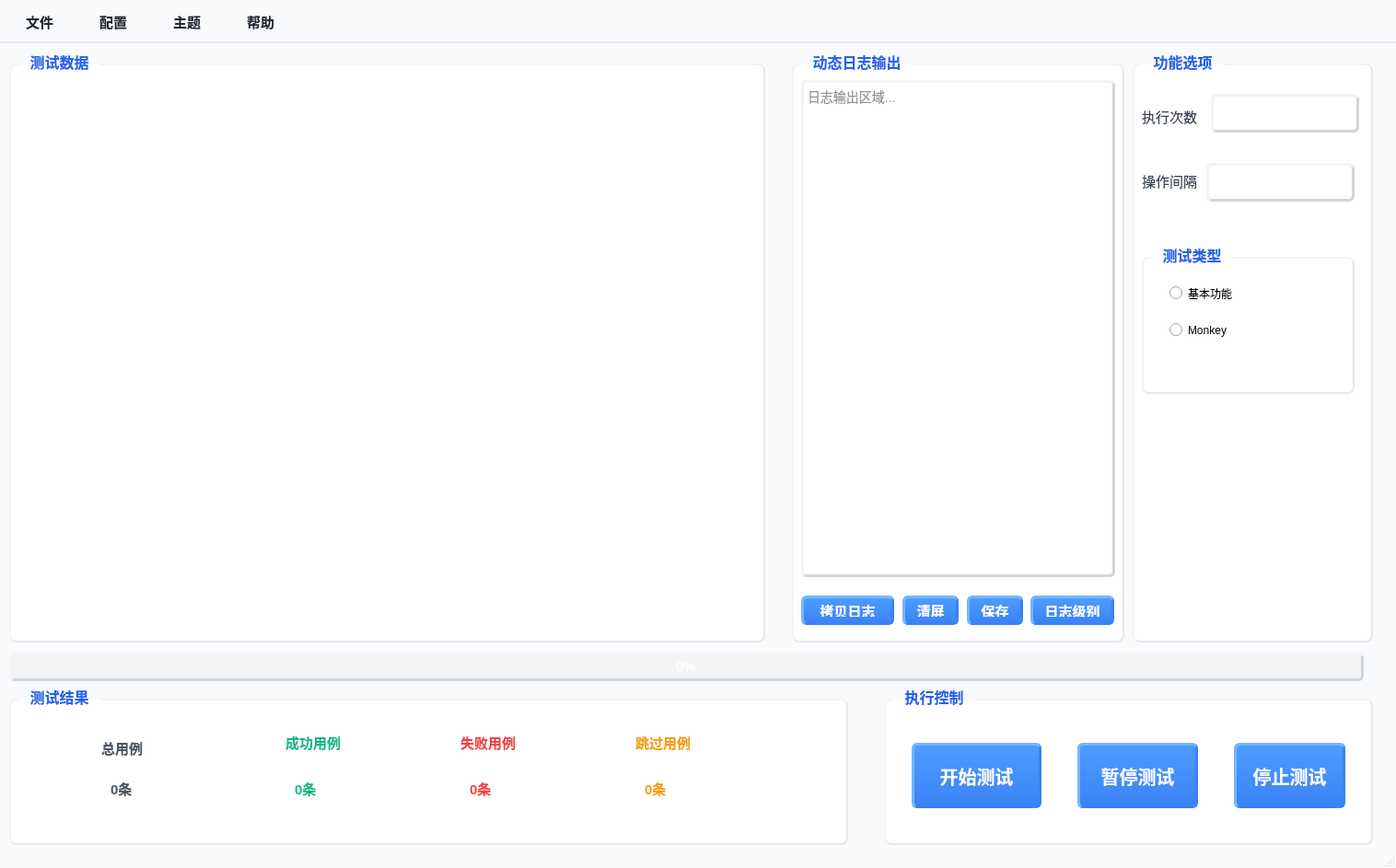
<?xml version="1.0" encoding="UTF-8"?>
<ui version="4.0">
 <class>main_window</class>
 <widget class="QMainWindow" name="main_window">
  <property name="geometry">
   <rect>
    <x>0</x>
    <y>0</y>
    <width>1516</width>
    <height>943</height>
   </rect>
  </property>
  <property name="sizePolicy">
   <sizepolicy hsizetype="Fixed" vsizetype="Fixed">
    <horstretch>0</horstretch>
    <verstretch>0</verstretch>
   </sizepolicy>
  </property>
  <property name="windowTitle">
   <string>服务器自动化测试界面</string>
  </property>
  <property name="styleSheet">
   <string notr="true">
/* 主窗口基础样式 */
QMainWindow {background-color: #f9fafb;}

/* 分组框样式（保持原有） */
QGroupBox {
    font-size: 16px;
    font-weight: 600;
    color: #1f2937;
    border: 2px solid #e5e7eb;
    border-top-color: #f3f4f6;
    border-left-color: #f3f4f6;
    border-radius: 8px;
    margin-top: 12px;
    background-color: #ffffff;
    padding-top: 8px;
}
QGroupBox::title {
    subcontrol-origin: margin;
    left: 10px;
    padding: 0 10px;
    color: #2563eb;
    font-size: 17px;
    font-weight: 700;
}

/* 按钮样式（保持原有） */
QPushButton {
    background: qlineargradient(x1:0,y1:0,x2:0,y2:1,stop:0 #4d9eff,stop:1 #3b82f6);
    color: white;
    border: 3px solid;
    border-color: #73b6ff #3b82f6 #3b82f6 #73b6ff;
    border-radius: 6px;
    padding: 6px 12px;
    font-size: 15px;
    font-weight: 500;
}
QPushButton:hover {
    background: qlineargradient(x1:0,y1:0,x2:0,y2:1,stop:0 #73b6ff,stop:1 #4d9eff);
    border-color: #99ccff #4d9eff #4d9eff #99ccff;
}
QPushButton:pressed {
    background: qlineargradient(x1:0,y1:0,x2:0,y2:1,stop:0 #2563eb,stop:1 #1e40af);
    border-color: #2563eb #4d9eff #4d9eff #2563eb;
    padding-left: 8px;
    padding-top: 8px;
}
QPushButton#start_test_btn, QPushButton#pause_test_btn, QPushButton#stop_test_btn {
    font-size: 20px;
    font-weight: 600;
}

/* 标签样式（保持原有） */
QLabel {
    font-size: 15px;
    color: #374151;
}
QLabel#total_case_label, QLabel#total_case_value {color: #4b5563; font-weight: 600;}
QLabel#success_case_label, QLabel#success_case_value {color: #10b981; font-weight: 600;}
QLabel#fail_case_label, QLabel#fail_case_value {color: #ef4444; font-weight: 600;}
QLabel#skip_case_label, QLabel#skip_case_value {color: #f59e0b; font-weight: 600;}

/* 下拉框样式（保持原有） */
QComboBox {
    border: 3px solid;
    border-color: #f3f4f6 #d1d5db #d1d5db #f3f4f6;
    border-radius: 6px;
    padding: 4px 8px;
    background-color: white;
    min-height: 28px;
    font-size: 15px;
}
QComboBox::drop-down {border: none;}
QComboBox::down-arrow {width: 14px; height: 14px;}
QComboBox QAbstractItemView {
    border: 3px solid #3b82f6;
    border-color: #73b6ff #3b82f6 #3b82f6 #73b6ff;
    border-radius: 6px;
    background-color: white;
    selection-background-color: #e6f2ff;
    selection-color: #2563eb;
    font-size: 15px;
}

/* 复选框样式（优化：匹配整体风格+解决贴边） */
QCheckBox {
    font-size: 15px;
    color: #374151;
    padding: 8px 12px;
    margin: 4px 0;
    border-radius: 6px;
}
QCheckBox::indicator {
    width: 20px;
    height: 20px;
    border: 3px solid;
    border-color: #f3f4f6 #d1d5db #d1d5db #f3f4f6;
    border-radius: 4px;
    background-color: white;
    margin-right: 8px;
}
QCheckBox::indicator:checked {background-color: #3b82f6;}
QCheckBox::indicator:hover {
    border-color: #d1d5db #9ca3af #9ca3af #d1d5db;
}
/* 端口列表复选框特殊样式 */
QCheckBox#port_checkbox {
    background-color: #ffffff;
    border: 1px solid #e5e7eb;
}
QCheckBox#port_checkbox:hover {
    background-color: #f9fafb;
    border-color: #d1d5db;
}

/* 表格样式（保持原有） */
QTableWidget {
    border: 3px solid;
    border-color: #f3f4f6 #d1d5db #d1d5db #f3f4f6;
    border-radius: 6px;
    background-color: white;
    gridline-color: #e5e7eb;
    font-size: 15px;
    stretch: 1;
}
QTableWidget::item {padding: 20px;}
QTableWidget::item:selected {
    background-color: #e6f2ff;
    color: #2563eb;
}
QHeaderView::section {
    background: qlineargradient(x1:0,y1:0,x2:0,y2:1,stop:0 #f3f4f6,stop:1 #e5e7eb);
    border: none;
    border-bottom: 2px solid #d1d5db;
    padding: 8px;
    font-weight: 600;
    color: #2563eb;
    border-radius: 4px;
    font-size: 15px;
}

/* 日志框样式（保持原有） */
QTextEdit#log_text_edit {
    border: 3px solid;
    border-color: #f3f4f6 #d1d5db #d1d5db #f3f4f6;
    border-radius: 6px;
    background-color: #ffffff;
    font-family: &quot;Consolas&quot;, &quot;Monaco&quot;, monospace;
    font-size: 14px;
    color: #1f2937;
}

/* 进度条样式（保持原有） */
QProgressBar {
    border: 3px solid;
    border-color: #f3f4f6 #d1d5db #d1d5db #f3f4f6;
    border-radius: 6px;
    text-align: center;
    background-color: #f3f4f6;
    font-size: 15px;
    color: #ffffff;
    font-weight: 600;
}
QProgressBar::chunk {
    background: qlineargradient(x1:0,y1:0,x2:1,y2:0,stop:0 #4d9eff,stop:1 #3b82f6);
    border-radius: 4px;
    border: 1px solid #3b82f6;
}

/* ========== 重点优化：菜单栏样式 ========== */
QMenuBar {
    background-color: #f9fafb;
    border-bottom: 2px solid #e5e7eb;
    font-size: 15px;
    font-weight: 500;
    color: #1f2937;
}
QMenuBar::item {
    padding: 8px 18px;
    margin: 2px;
    border-radius: 6px;
    color: #1f2937;
    background-color: transparent;
    border: 2px solid transparent;
}
QMenuBar::item:selected {
    background: qlineargradient(x1:0,y1:0,x2:0,y2:1,stop:0 #4d9eff,stop:1 #3b82f6);
    color: white;
    border-color: #73b6ff #3b82f6 #3b82f6 #73b6ff;
}
QMenu {
    background-color: #ffffff;
    border: 2px solid #e5e7eb;
    border-radius: 8px;
    padding: 8px 0;
    font-size: 15px;
    color: #1f2937;
}
QMenu::item {
    padding: 8px 28px;
    margin: 0 4px;
    border-radius: 6px;
    color: #1f2937;
    border: 2px solid transparent;
}
QMenu::item:selected {
    background: qlineargradient(x1:0,y1:0,x2:0,y2:1,stop:0 #4d9eff,stop:1 #3b82f6);
    color: white;
    border-color: #73b6ff #3b82f6 #3b82f6 #73b6ff;
}
QMenu::separator {
    height: 2px;
    background-color: #e5e7eb;
    margin: 6px 10px;
}

///* ========== 端口列表滚动区域样式 ========== */
//QScrollArea#port_scroll_area {
//    border: none;
//    background-color: transparent;
//}
//QScrollArea#port_scroll_area QWidget#scroll_content_widget {
//    border: 2px solid #e5e7eb;
//    border-radius: 8px;
//    background-color: #ffffff;
//    padding: 10px;
//}
//QScrollBar:vertical {
//    width: 8px;
//    background-color: #f3f4f6;
//    border-radius: 4px;
//    margin: 0 2px;
//}
//QScrollBar::handle:vertical {
//    background-color: #d1d5db;
//    border-radius: 4px;
//    min-height: 30px;
//}
//QScrollBar::handle:vertical:hover {
//    background-color: #9ca3af;
//}
//QScrollBar::add-line:vertical, QScrollBar::sub-line:vertical {
//    height: 0;
//}
   </string>
  </property>
  <widget class="QWidget" name="central_widget">
   <widget class="QGroupBox" name="test_data_group">
    <property name="geometry">
     <rect>
      <x>10</x>
      <y>10</y>
      <width>821</width>
      <height>641</height>
     </rect>
    </property>
    <property name="title">
     <string>测试数据</string>
    </property>
   </widget>
   <widget class="QGroupBox" name="log_output_group">
    <property name="geometry">
     <rect>
      <x>860</x>
      <y>10</y>
      <width>361</width>
      <height>641</height>
     </rect>
    </property>
    <property name="title">
     <string>动态日志输出</string>
    </property>
    <widget class="QTextEdit" name="log_text_edit">
     <property name="geometry">
      <rect>
       <x>10</x>
       <y>30</y>
       <width>341</width>
       <height>540</height>
      </rect>
     </property>
     <property name="readOnly">
      <bool>true</bool>
     </property>
     <property name="placeholderText">
      <string>日志输出区域...</string>
     </property>
    </widget>
    <widget class="QPushButton" name="log_copy_btn">
     <property name="geometry">
      <rect>
       <x>10</x>
       <y>590</y>
       <width>101</width>
       <height>32</height>
      </rect>
     </property>
     <property name="text">
      <string>拷贝日志</string>
     </property>
    </widget>
    <widget class="QPushButton" name="log_clear_btn">
     <property name="geometry">
      <rect>
       <x>120</x>
       <y>590</y>
       <width>61</width>
       <height>32</height>
      </rect>
     </property>
     <property name="text">
      <string>清屏</string>
     </property>
    </widget>
    <widget class="QPushButton" name="log_save_btn">
     <property name="geometry">
      <rect>
       <x>190</x>
       <y>590</y>
       <width>61</width>
       <height>32</height>
      </rect>
     </property>
     <property name="text">
      <string>保存</string>
     </property>
    </widget>
    <widget class="QPushButton" name="log_level_btn">
     <property name="geometry">
      <rect>
       <x>259</x>
       <y>590</y>
       <width>91</width>
       <height>32</height>
      </rect>
     </property>
     <property name="text">
      <string>日志级别</string>
     </property>
    </widget>
   </widget>
   <widget class="QGroupBox" name="function_option_group">
    <property name="geometry">
     <rect>
      <x>1230</x>
      <y>10</y>
      <width>261</width>
      <height>641</height>
     </rect>
    </property>
    <property name="title">
     <string>功能选项</string>
    </property>
    <widget class="QLabel" name="execute_times_label">
     <property name="geometry">
      <rect>
       <x>10</x>
       <y>60</y>
       <width>69</width>
       <height>19</height>
      </rect>
     </property>
     <property name="text">
      <string>执行次数</string>
     </property>
    </widget>
    <widget class="QComboBox" name="execute_times_combo">
     <property name="geometry">
      <rect>
       <x>85</x>
       <y>45</y>
       <width>161</width>
       <height>42</height>
      </rect>
     </property>
    </widget>
    <widget class="QLabel" name="operate_interval_label">
     <property name="geometry">
      <rect>
       <x>10</x>
       <y>130</y>
       <width>69</width>
       <height>19</height>
      </rect>
     </property>
     <property name="text">
      <string>操作间隔</string>
     </property>
    </widget>
    <widget class="QComboBox" name="operate_interval_combo">
     <property name="geometry">
      <rect>
       <x>80</x>
       <y>120</y>
       <width>161</width>
       <height>42</height>
      </rect>
     </property>
    </widget>
    <widget class="QGroupBox" name="groupBox">
     <property name="geometry">
      <rect>
       <x>10</x>
       <y>210</y>
       <width>231</width>
       <height>161</height>
      </rect>
     </property>
     <property name="title">
      <string>测试类型</string>
     </property>
     <widget class="QRadioButton" name="funtion_radio_button">
      <property name="geometry">
       <rect>
        <x>30</x>
        <y>40</y>
        <width>118</width>
        <height>23</height>
       </rect>
      </property>
      <property name="text">
       <string>基本功能</string>
      </property>
     </widget>
     <widget class="QRadioButton" name="monkey_radio_button">
      <property name="geometry">
       <rect>
        <x>30</x>
        <y>80</y>
        <width>118</width>
        <height>23</height>
       </rect>
      </property>
      <property name="text">
       <string>Monkey</string>
      </property>
     </widget>
    </widget>
   </widget>
   <widget class="QProgressBar" name="test_progress_bar">
    <property name="geometry">
     <rect>
      <x>10</x>
      <y>662</y>
      <width>1471</width>
      <height>31</height>
     </rect>
    </property>
    <property name="value">
     <number>0</number>
    </property>
   </widget>
   <widget class="QGroupBox" name="test_result_group">
    <property name="geometry">
     <rect>
      <x>10</x>
      <y>700</y>
      <width>911</width>
      <height>171</height>
     </rect>
    </property>
    <property name="title">
     <string>测试结果</string>
    </property>
    <widget class="QLabel" name="total_case_label">
     <property name="geometry">
      <rect>
       <x>100</x>
       <y>50</y>
       <width>71</width>
       <height>31</height>
      </rect>
     </property>
     <property name="font">
      <font>
       <pointsize>-1</pointsize>
       <fontweight>DemiBold</fontweight>
      </font>
     </property>
     <property name="text">
      <string>总用例</string>
     </property>
    </widget>
    <widget class="QLabel" name="total_case_value">
     <property name="geometry">
      <rect>
       <x>110</x>
       <y>100</y>
       <width>69</width>
       <height>19</height>
      </rect>
     </property>
     <property name="text">
      <string>0条</string>
     </property>
    </widget>
    <widget class="QLabel" name="success_case_label">
     <property name="geometry">
      <rect>
       <x>300</x>
       <y>50</y>
       <width>69</width>
       <height>19</height>
      </rect>
     </property>
     <property name="text">
      <string>成功用例</string>
     </property>
    </widget>
    <widget class="QLabel" name="success_case_value">
     <property name="geometry">
      <rect>
       <x>310</x>
       <y>100</y>
       <width>69</width>
       <height>19</height>
      </rect>
     </property>
     <property name="text">
      <string>0条</string>
     </property>
    </widget>
    <widget class="QLabel" name="fail_case_label">
     <property name="geometry">
      <rect>
       <x>490</x>
       <y>50</y>
       <width>69</width>
       <height>19</height>
      </rect>
     </property>
     <property name="text">
      <string>失败用例</string>
     </property>
    </widget>
    <widget class="QLabel" name="fail_case_value">
     <property name="geometry">
      <rect>
       <x>500</x>
       <y>100</y>
       <width>69</width>
       <height>19</height>
      </rect>
     </property>
     <property name="text">
      <string>0条</string>
     </property>
    </widget>
    <widget class="QLabel" name="skip_case_label">
     <property name="geometry">
      <rect>
       <x>680</x>
       <y>50</y>
       <width>69</width>
       <height>19</height>
      </rect>
     </property>
     <property name="text">
      <string>跳过用例</string>
     </property>
    </widget>
    <widget class="QLabel" name="skip_case_value">
     <property name="geometry">
      <rect>
       <x>690</x>
       <y>100</y>
       <width>69</width>
       <height>19</height>
      </rect>
     </property>
     <property name="text">
      <string>0条</string>
     </property>
    </widget>
   </widget>
   <widget class="QGroupBox" name="execute_control_group">
    <property name="geometry">
     <rect>
      <x>960</x>
      <y>700</y>
      <width>531</width>
      <height>171</height>
     </rect>
    </property>
    <property name="title">
     <string>执行控制</string>
    </property>
    <widget class="QPushButton" name="start_test_btn">
     <property name="geometry">
      <rect>
       <x>30</x>
       <y>60</y>
       <width>141</width>
       <height>71</height>
      </rect>
     </property>
     <property name="text">
      <string>开始测试</string>
     </property>
    </widget>
    <widget class="QPushButton" name="pause_test_btn">
     <property name="geometry">
      <rect>
       <x>210</x>
       <y>60</y>
       <width>131</width>
       <height>71</height>
      </rect>
     </property>
     <property name="text">
      <string>暂停测试</string>
     </property>
    </widget>
    <widget class="QPushButton" name="stop_test_btn">
     <property name="geometry">
      <rect>
       <x>380</x>
       <y>60</y>
       <width>121</width>
       <height>71</height>
      </rect>
     </property>
     <property name="text">
      <string>停止测试</string>
     </property>
    </widget>
   </widget>
  </widget>
  <widget class="QMenuBar" name="menu_bar">
   <property name="geometry">
    <rect>
     <x>0</x>
     <y>0</y>
     <width>1516</width>
     <height>44</height>
    </rect>
   </property>
   <property name="nativeMenuBar">
    <bool>false</bool>
   </property>
   <widget class="QMenu" name="menu_file">
    <property name="title">
     <string>文件</string>
    </property>
    <addaction name="action_loadScript"/>
    <addaction name="separator"/>
    <addaction name="action_exportReport"/>
    <addaction name="separator"/>
    <addaction name="action_exit"/>
   </widget>
   <widget class="QMenu" name="menu_config">
    <property name="title">
     <string>配置</string>
    </property>
    <addaction name="action_viewConfigFile"/>
    <addaction name="separator"/>
    <addaction name="action_editConfigFile"/>
   </widget>
   <widget class="QMenu" name="menu_theme">
    <property name="title">
     <string>主题</string>
    </property>
    <addaction name="action_blackTheme"/>
    <addaction name="separator"/>
    <addaction name="action_greenTheme"/>
    <addaction name="separator"/>
    <addaction name="action_defaultTheme"/>
   </widget>
   <widget class="QMenu" name="menu_help">
    <property name="title">
     <string>帮助</string>
    </property>
    <addaction name="action_about"/>
   </widget>
   <addaction name="menu_file"/>
   <addaction name="menu_config"/>
   <addaction name="menu_theme"/>
   <addaction name="menu_help"/>
  </widget>
  <widget class="QStatusBar" name="status_bar"/>
  <action name="action_loadScript">
   <property name="text">
    <string>加载脚本</string>
   </property>
   <property name="iconText">
    <string notr="true">加载脚本</string>
   </property>
   <property name="toolTip">
    <string notr="true">加载脚本</string>
   </property>
   <property name="shortcut">
    <string>Ctrl+N</string>
   </property>
  </action>
  <action name="action_exportReport">
   <property name="text">
    <string>输出报告</string>
   </property>
   <property name="shortcut">
    <string>Ctrl+O</string>
   </property>
  </action>
  <action name="action_exit">
   <property name="text">
    <string>退出</string>
   </property>
  </action>
  <action name="action_viewConfigFile">
   <property name="text">
    <string>查看配置文件</string>
   </property>
   <property name="shortcut">
    <string>Ctrl+F</string>
   </property>
  </action>
  <action name="action_editConfigFile">
   <property name="text">
    <string>修改配置文件</string>
   </property>
   <property name="shortcut">
    <string>Ctrl+H</string>
   </property>
  </action>
  <action name="action_blackTheme">
   <property name="text">
    <string>黑色主题</string>
   </property>
  </action>
  <action name="action_greenTheme">
   <property name="text">
    <string>绿色主题</string>
   </property>
  </action>
  <action name="action_defaultTheme">
   <property name="text">
    <string>默认主题</string>
   </property>
  </action>
  <action name="action_about">
   <property name="text">
    <string>关于</string>
   </property>
  </action>
 </widget>
 <resources/>
 <connections/>
</ui>
